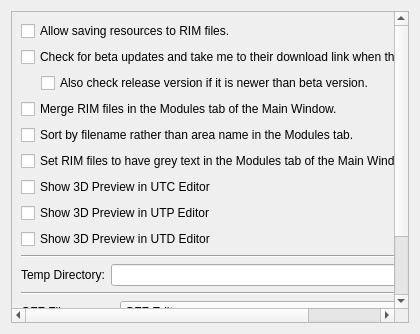
<?xml version="1.0" encoding="UTF-8"?>
<ui version="4.0">
 <class>Form</class>
 <widget class="QWidget" name="Form">
  <property name="geometry">
   <rect>
    <x>0</x>
    <y>0</y>
    <width>420</width>
    <height>334</height>
   </rect>
  </property>
  <property name="windowTitle">
   <string>Form</string>
  </property>
  <layout class="QGridLayout" name="gridLayout">
   <item row="0" column="0">
    <widget class="QScrollArea" name="scrollArea">
     <property name="widgetResizable">
      <bool>true</bool>
     </property>
     <widget class="QWidget" name="scrollAreaWidgetContents">
      <property name="geometry">
       <rect>
        <x>0</x>
        <y>0</y>
        <width>400</width>
        <height>314</height>
       </rect>
      </property>
      <layout class="QVBoxLayout" name="verticalLayout">
       <item>
        <widget class="QCheckBox" name="saveRimCheck">
         <property name="text">
          <string>Allow saving resources to RIM files.</string>
         </property>
        </widget>
       </item>
       <item>
        <widget class="QCheckBox" name="useBetaChannel">
         <property name="text">
          <string>Check for beta updates and take me to their download link when they&apos;re available.</string>
         </property>
        </widget>
       </item>
       <item>
        <layout class="QHBoxLayout" name="hBoxLayoutForSubOption">
         <property name="leftMargin">
          <number>20</number>
         </property>
         <item>
          <widget class="QCheckBox" name="alsoCheckReleaseVersion">
           <property name="text">
            <string>Also check release version if it is newer than beta version.</string>
           </property>
           <property name="enabled">
            <bool>true</bool>
           </property>
          </widget>
         </item>
        </layout>
       </item>
       <item>
        <widget class="QCheckBox" name="mergeRimCheck">
         <property name="text">
          <string>Merge RIM files in the Modules tab of the Main Window.</string>
         </property>
        </widget>
       </item>
       <item>
        <widget class="QCheckBox" name="useModuleFilenamesCheck">
         <property name="text">
          <string>Sort by filename rather than area name in the Modules tab.</string>
         </property>
        </widget>
       </item>
       <item>
        <widget class="QCheckBox" name="greyRimCheck">
         <property name="text">
          <string>Set RIM files to have grey text in the Modules tab of the Main Window.</string>
         </property>
        </widget>
       </item>
       <item>
        <widget class="QCheckBox" name="showPreviewUTCCheck">
         <property name="text">
          <string>Show 3D Preview in UTC Editor</string>
         </property>
        </widget>
       </item>
       <item>
        <widget class="QCheckBox" name="showPreviewUTPCheck">
         <property name="text">
          <string>Show 3D Preview in UTP Editor</string>
         </property>
        </widget>
       </item>
       <item>
        <widget class="QCheckBox" name="showPreviewUTDCheck">
         <property name="text">
          <string>Show 3D Preview in UTD Editor</string>
         </property>
        </widget>
       </item>
       <item>
        <widget class="Line" name="line">
         <property name="orientation">
          <enum>Qt::Horizontal</enum>
         </property>
        </widget>
       </item>
       <item>
        <layout class="QHBoxLayout" name="horizontalLayout">
         <item>
          <widget class="QLabel" name="label">
           <property name="text">
            <string>Temp Directory:</string>
           </property>
          </widget>
         </item>
         <item>
          <widget class="QLineEdit" name="tempDirEdit"/>
         </item>
        </layout>
       </item>
       <item>
        <widget class="Line" name="line_2">
         <property name="orientation">
          <enum>Qt::Horizontal</enum>
         </property>
        </widget>
       </item>
       <item>
        <layout class="QFormLayout" name="formLayout">
         <item row="0" column="0">
          <widget class="QLabel" name="label_5">
           <property name="text">
            <string>GFF Files:</string>
           </property>
          </widget>
         </item>
         <item row="0" column="1">
          <widget class="QComboBox" name="gffEditorCombo">
           <item>
            <property name="text">
             <string>GFF Editor</string>
            </property>
           </item>
           <item>
            <property name="text">
             <string>Specialized Editor</string>
            </property>
           </item>
          </widget>
         </item>
         <item row="1" column="0">
          <widget class="QLabel" name="label_4">
           <property name="text">
            <string>NSS Compiler:</string>
           </property>
          </widget>
         </item>
         <item row="1" column="1">
          <layout class="QHBoxLayout" name="horizontalLayout_4">
           <item>
            <widget class="QLineEdit" name="nssCompEdit">
             <property name="enabled">
              <bool>true</bool>
             </property>
            </widget>
           </item>
          </layout>
         </item>
         <item row="2" column="0">
          <widget class="QLabel" name="label_10">
           <property name="text">
            <string>NCS Decompiler:</string>
           </property>
          </widget>
         </item>
         <item row="2" column="1">
          <layout class="QHBoxLayout" name="horizontalLayout_8">
           <item>
            <widget class="QLineEdit" name="ncsToolEdit">
             <property name="enabled">
              <bool>true</bool>
             </property>
            </widget>
           </item>
          </layout>
         </item>
        </layout>
       </item>
       <item>
        <spacer name="verticalSpacer">
         <property name="orientation">
          <enum>Qt::Vertical</enum>
         </property>
         <property name="sizeHint" stdset="0">
          <size>
           <width>17</width>
           <height>139</height>
          </size>
         </property>
        </spacer>
       </item>
      </layout>
     </widget>
    </widget>
   </item>
  </layout>
 </widget>
 <resources/>
 <connections/>
</ui>
